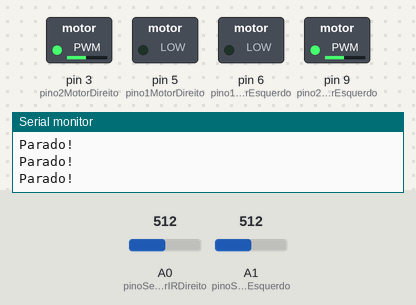
Bench run of a sketch on a simulated Arduino Uno, built with avr-gcc and run on an emulated ATmega328P. Shown: switched loads named in the sketch (green lamp = pin HIGH), the last lines printed to the serial monitor. Inputs (shaded band) come from the test bench; at power-on: A0 (pinoSensorIRDireito) = 512, A1 (pinoSensorIREsquerdo) = 512.

Above: at 1.2 s.
1.3 s: A0 (pinoSensorIRDireito) set to 106
4.3 s: A0 (pinoSensorIRDireito) set to 88
At 5.1 s:
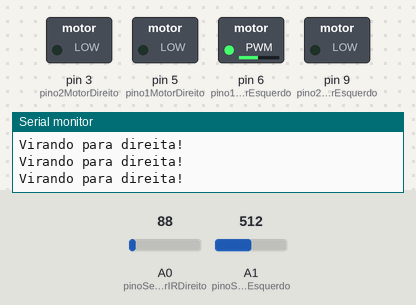
5.8 s: A1 (pinoSensorIREsquerdo) set to 108
8.8 s: A1 (pinoSensorIREsquerdo) set to 94
At 9.2 s:
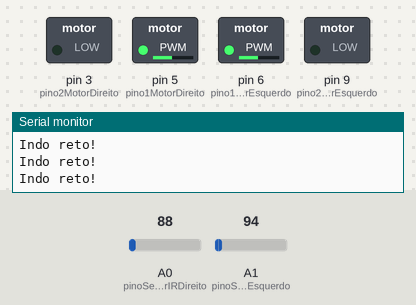
10.3 s: A0 (pinoSensorIRDireito) set to 110
At 11.2 s:
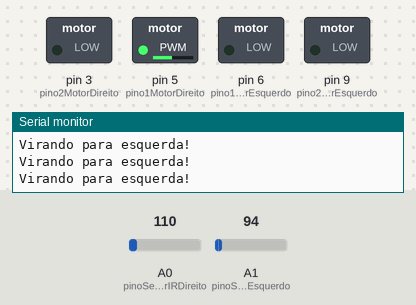
Timing chart, 0 to 12.8 s (numbered marks = the images above; inputs shaded):
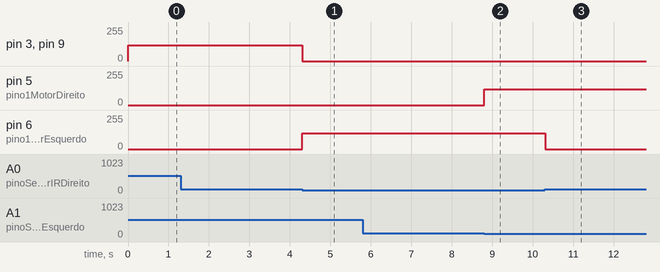

The sketch:

robotrack.ino
```cpp
#define pino1MotorDireito 5
#define pino2MotorDireito 3
#define pino1MotorEsquerdo 6
#define pino2MotorEsquerdo 9
#define pinoSensorIREsquerdo A1
#define pinoSensorIRDireito A0

/**
  Classe para controlar motor DC
*/
class DCMotor {
  int spd = 255; // Velocidade: 0 ~ 255
  int pin1, pin2;

public:
  /**
    Definir pinagem do motor
  */
  void Pinout(int in1, int in2) {
    pin1 = in1;
    pin2 = in2;
    pinMode(pin1, OUTPUT);
    pinMode(pin2, OUTPUT);
  }

  /**
    Modificar velocidade do motor.
    Velocidade: 0 ~ 255
  */
  void Speed(int in1) {
    spd = in1;
  }

  /**
    Modificar sentido do motor para ir para frente
  */
  void Forward() {
    analogWrite(pin1, spd);
    digitalWrite(pin2, LOW);
  }

  /**
    Modificar sentido do motor para ir para trás
  */
  void Backward() {
    digitalWrite(pin1, LOW);
    analogWrite(pin2, spd);
  }

  /**
    Fazer motor parar
  */
  void Stop() {
    digitalWrite(pin1, LOW);
    digitalWrite(pin2, LOW);
  }
};

DCMotor MotorDireito, MotorEsquerdo;

void setup() {
  // Motores
  MotorDireito.Pinout(pino1MotorDireito, pino2MotorDireito);
  MotorEsquerdo.Pinout(pino1MotorEsquerdo, pino2MotorEsquerdo);
  MotorDireito.Speed(120);
  MotorEsquerdo.Speed(120);

  // Sensores infra-vermelho
  pinMode(pinoSensorIREsquerdo, INPUT);
  pinMode(pinoSensorIRDireito, INPUT);

  // Serial para debugger
  Serial.begin(9600);
}

void loop() {
  if(IREsquerdo() && IRDireito()){ // Se detectar na extremidade das faixas duas cores brancas
    MotorEsquerdo.Backward();
    MotorDireito.Backward();
    Serial.println("Parado!");
  }

  if(!IREsquerdo() && IRDireito()){ // Se detectar um lado preto e o outro branco
    MotorEsquerdo.Stop();
    MotorDireito.Forward();
    Serial.println("Virando para esquerda!");
  }

  if(IREsquerdo() && !IRDireito()){ // Se detectar um lado branco e o outro preto
    MotorEsquerdo.Forward();
    MotorDireito.Stop();
    Serial.println("Virando para direita!");
  }

  if(!IREsquerdo() && !IRDireito()){ // Se detectar na extremidade das faixas duas cores pretas
    MotorEsquerdo.Forward();
    MotorDireito.Forward();
    Serial.println("Indo reto!");
  }
}

/**
  Retorna verdadeiro se o sensor infra-vermelho esquerdo detectar
  a linha preta
*/
bool IREsquerdo() {
  return !(analogRead(pinoSensorIREsquerdo) < 100);
}

/**
  Retorna verdadeiro se o sensor infra-vermelho direito detectar
  a linha preta
*/
bool IRDireito() {
  return !(analogRead(pinoSensorIRDireito) < 100);
}
```

Measured:
- the behaviour switches between 100 and 99 on A0 (pinoSensorIRDireito) (found by bisection; images 0 and 1)
- the behaviour switches between 100 and 99 on A1 (pinoSensorIREsquerdo) (found by bisection; images 1 and 2)
- after the input at 4.3 s, pin 3 (pino2MotorDireito), pin 9 (pino2MotorEsquerdo): 120/255 → 0/255 at once; pin 6 (pino1MotorEsquerdo): 0/255 → 120/255 at once
- after the input at 8.8 s, pin 5 (pino1MotorDireito): 0/255 → 120/255 at once
- after the input at 10.3 s, pin 6 (pino1MotorEsquerdo): 120/255 → 0/255 at once
